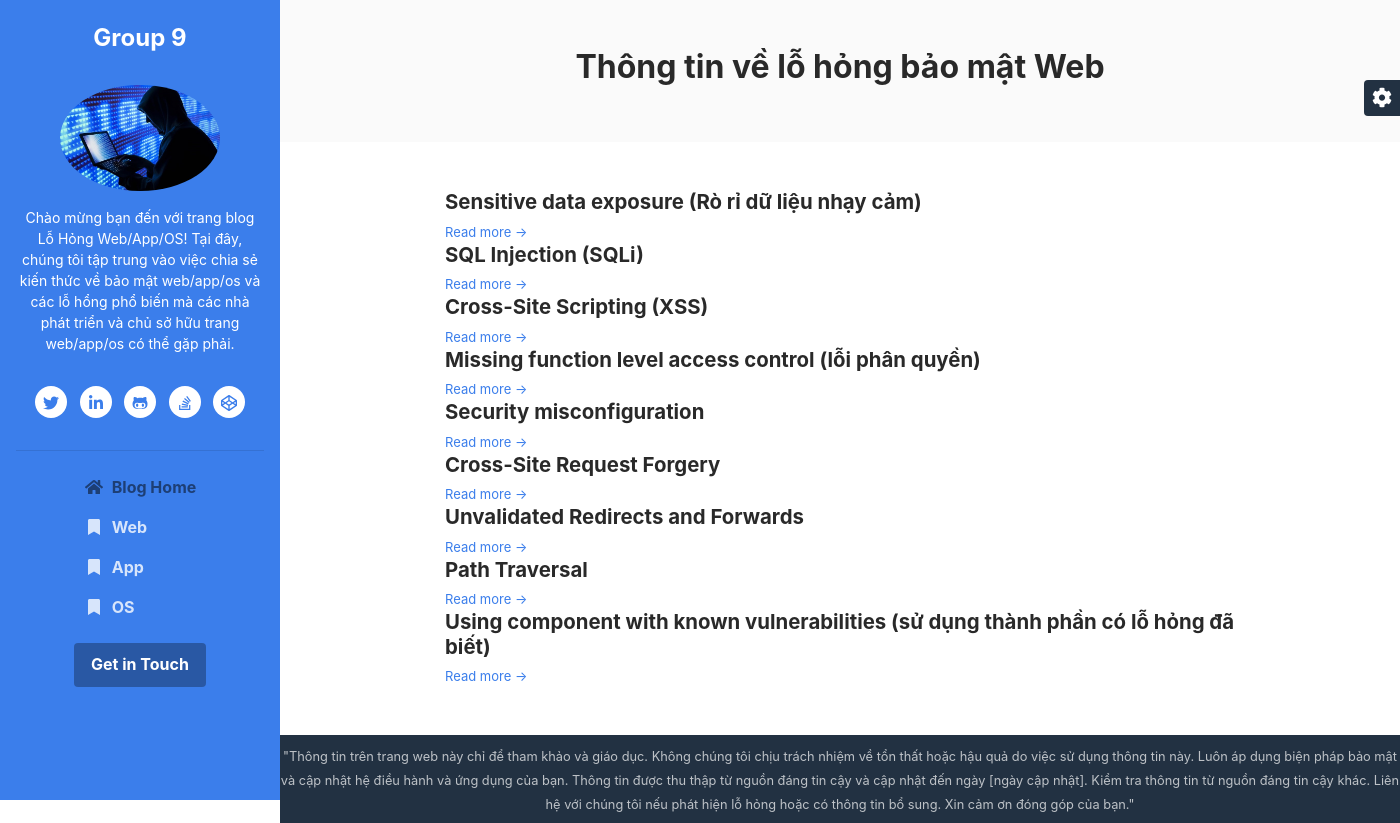
Screenshot of /blog-list.php?id=1 with the database file from the repository.
### tables this page shows
CREATE TABLE `tbl_danhmuc` (
  `id_danhMuc` int(11) NOT NULL,
  `tenDanhMuc` varchar(100) NOT NULL
);

CREATE TABLE `tbl_noidung` (
  `id_noiDung` int(11) NOT NULL,
  `tenNoiDung` text NOT NULL,
  `dinhNghia` text NOT NULL,
  `dauHieu` text NOT NULL,
  `bienPhap` text NOT NULL,
  `id_danhMuc` int(11) NOT NULL
);

### blog-list.php (the view, shortened to what this page needs)
<?php
$database = mysqli_connect('localhost', 'root', '', 'atbmtt');
?>
<!DOCTYPE html>
<html lang="en">
<head>
	<link id="theme-style" rel="stylesheet" href="assets/css/theme-1.css">
</head>
<body>
	<header class="header text-center">
		<h1 class="blog-name pt-lg-4 mb-0"><a href="index.php">Group 9</a></h1>
		<nav class="navbar navbar-expand-lg navbar-dark">
			<div id="navigation" class="collapse navbar-collapse flex-column">
				<div class="profile-section pt-3 pt-lg-0">
					<img class="profile-image mb-3 rounded-circle mx-auto" src="assets/images/profile3.jpg" alt="image">
					<div class="bio mb-3">Chào mừng bạn đến với trang blog Lỗ Hỏng Web/App/OS! Tại đây, chúng tôi tập trung vào việc chia sẻ kiến thức về bảo mật web/app/os và các lỗ hổng phổ biến mà các nhà phát triển và chủ sở hữu trang web/app/os có thể gặp phải.</div>
					<ul class="social-list list-inline py-3 mx-auto">
						<li class="list-inline-item"><a href="#"><i class="fab fa-twitter fa-fw"></i></a></li>
						<li class="list-inline-item"><a href="#"><i class="fab fa-linkedin-in fa-fw"></i></a></li>
						<li class="list-inline-item"><a href="#"><i class="fab fa-github-alt fa-fw"></i></a></li>
						<li class="list-inline-item"><a href="#"><i class="fab fa-stack-overflow fa-fw"></i></a></li>
						<li class="list-inline-item"><a href="#"><i class="fab fa-codepen fa-fw"></i></a></li>
					</ul>
					<hr>
				</div>
				<ul class="navbar-nav flex-column text-left">
					<li class="nav-item active">
						<a class="nav-link" href="index.php"><i class="fas fa-home fa-fw mr-2"></i>Blog Home <span class="sr-only">(current)</span></a>
					</li>
					<?php
					$query = 'SELECT * FROM tbl_danhMuc';
					$sql = mysqli_query($database, $query);
					if (mysqli_num_rows($sql) > 0) {
						while ($row = mysqli_fetch_array($sql)) {
							echo "
								<li class='nav-item'>
									<a class='nav-link' href='blog-list.php?id=" . $row['id_danhMuc'] . "'><i class='fas fa-bookmark fa-fw mr-2'></i>" . $row['tenDanhMuc'] . "</a>
								</li>
								";
						}
					}
					?>
				</ul>
				<div class="my-2 my-md-3">
					<a class="btn btn-primary" href="https://themes.3rdwavemedia.com/" target="_blank">Get in Touch</a>
				</div>
			</div>
		</nav>
	</header>
	<div class="main-wrapper">
		<section class="cta-section theme-bg-light py-5">
			<div class="container text-center">
				<?php
				$query = "SELECT * FROM tbl_danhMuc WHERE id_danhMuc = '$_GET[id]'";
				$sql = mysqli_query($database, $query);
				if (mysqli_num_rows($sql) > 0) {
					while ($row = mysqli_fetch_array($sql)) {
						echo "
								<h2 class='heading'>Thông tin về lỗ hỏng bảo mật " . $row['tenDanhMuc'] . " </h2>
								";
					}
				}
				?>
			</div>
		</section>
		<section class="blog-list px-3 py-5 p-md-5">
			<div class="container">
				<?php
				$query = "SELECT * FROM tbl_noiDung WHERE id_danhMuc = '$_GET[id]'";
				$sql = mysqli_query($database, $query);
				if (mysqli_num_rows($sql) > 0) {
					while ($row = mysqli_fetch_array($sql)) {
						echo "
						<div class='item'>
							<div class='media'>
								<div class='media-body'>
									<h3 class='title mb-1'><a href='blog-post.php?id=" . $row['id_noiDung'] . "'>" . $row['tenNoiDung'] . "</a></h3>
									<div class='intro'></div>
									<a class='more-link' href='blog-post.php?id=" . $row['id_noiDung'] . "'>Read more &rarr;</a>
								</div>
							</div>
						</div>
							";
					}
				}
				?>
			</div>
		</section>
		<footer class="footer text-center py-2 theme-bg-dark">
			<small class="copyright">"Thông tin trên trang web này chỉ để tham khảo và giáo dục. Không chúng tôi chịu trách nhiệm về tổn thất hoặc hậu quả do việc sử dụng thông tin này. Luôn áp dụng biện pháp bảo mật và cập nhật hệ điều hành và ứng dụng của bạn. Thông tin được thu thập từ nguồn đáng tin cậy và cập nhật đến ngày [ngày cập nhật]. Kiểm tra thông tin từ nguồn đáng tin cậy khác. Liên hệ với chúng tôi nếu phát hiện lỗ hỏng hoặc có thông tin bổ sung. Xin cảm ơn đóng góp của bạn."</small>
		</footer>
	</div>
	<div id="config-panel" class="config-panel d-none d-lg-block">
		<div class="panel-inner">
			<a id="config-trigger" class="config-trigger config-panel-hide text-center" href="#"><i class="fas fa-cog fa-spin mx-auto" data-fa-transform="down-6"></i></a>
		</div>
	</div>
</body>
</html>

### rows the page displays
tbl_danhmuc: tenDanhMuc "Web"
tbl_danhmuc: tenDanhMuc "App"
tbl_danhmuc: tenDanhMuc "OS"
tbl_noidung: tenNoiDung "Sensitive data exposure (Rò rỉ dữ liệu nhạy cảm)"
tbl_noidung: tenNoiDung "SQL Injection (SQLi)"
tbl_noidung: tenNoiDung "Cross-Site Scripting (XSS)"
tbl_noidung: tenNoiDung "Missing function level access control (lỗi phân quyền)"
tbl_noidung: tenNoiDung "Security misconfiguration"
tbl_noidung: tenNoiDung "Cross-Site Request Forgery"
tbl_noidung: tenNoiDung "Unvalidated Redirects and Forwards"
tbl_noidung: tenNoiDung "Path Traversal"
tbl_noidung: tenNoiDung "Using component with known vulnerabilities (sử dụng thành phần có lỗ hỏng đã biết)"
